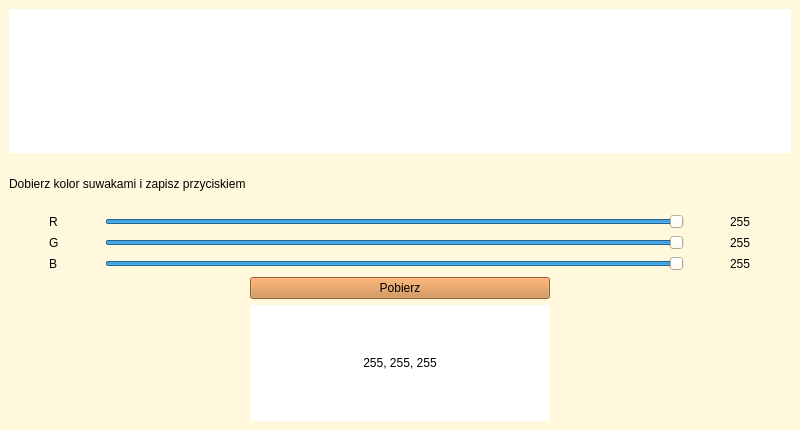
<?xml version="1.0" encoding="UTF-8"?>
<ui version="4.0">
 <class>MainWindow</class>
 <widget class="QMainWindow" name="MainWindow">
  <property name="geometry">
   <rect>
    <x>0</x>
    <y>0</y>
    <width>800</width>
    <height>430</height>
   </rect>
  </property>
  <property name="windowTitle">
   <string>Wzornik kolorów RGB. Wykonał 8-22403</string>
  </property>
  <property name="styleSheet">
   <string notr="true">background-color: cornsilk;color:black;</string>
  </property>
  <widget class="QWidget" name="centralwidget">
   <layout class="QVBoxLayout" name="verticalLayout" stretch="3,1,3,3">
    <item>
     <widget class="QLabel" name="rect_big">
      <property name="styleSheet">
       <string notr="true">background-color: rgb(255,255,255);</string>
      </property>
      <property name="text">
       <string/>
      </property>
     </widget>
    </item>
    <item>
     <widget class="QLabel" name="label_2">
      <property name="text">
       <string>Dobierz kolor suwakami i zapisz przyciskiem</string>
      </property>
     </widget>
    </item>
    <item>
     <layout class="QGridLayout" name="gridLayout" columnstretch="1,10,1">
      <item row="0" column="2">
       <widget class="QLabel" name="lbl_r">
        <property name="styleSheet">
         <string notr="true">margin: 0 auto;</string>
        </property>
        <property name="text">
         <string>255</string>
        </property>
       </widget>
      </item>
      <item row="1" column="0">
       <widget class="QLabel" name="label_5">
        <property name="styleSheet">
         <string notr="true">margin: 0 auto;</string>
        </property>
        <property name="text">
         <string>G</string>
        </property>
       </widget>
      </item>
      <item row="2" column="0">
       <widget class="QLabel" name="label_6">
        <property name="styleSheet">
         <string notr="true">margin: 0 auto;</string>
        </property>
        <property name="text">
         <string>B</string>
        </property>
       </widget>
      </item>
      <item row="0" column="1">
       <widget class="QSlider" name="slider_r">
        <property name="maximum">
         <number>255</number>
        </property>
        <property name="value">
         <number>255</number>
        </property>
        <property name="orientation">
         <enum>Qt::Horizontal</enum>
        </property>
       </widget>
      </item>
      <item row="0" column="0">
       <widget class="QLabel" name="label_3">
        <property name="styleSheet">
         <string notr="true">margin: 0 auto;</string>
        </property>
        <property name="text">
         <string>R</string>
        </property>
       </widget>
      </item>
      <item row="1" column="2">
       <widget class="QLabel" name="lbl_g">
        <property name="styleSheet">
         <string notr="true">margin: 0 auto;</string>
        </property>
        <property name="text">
         <string>255</string>
        </property>
       </widget>
      </item>
      <item row="2" column="2">
       <widget class="QLabel" name="lbl_b">
        <property name="styleSheet">
         <string notr="true">margin: 0 auto;</string>
        </property>
        <property name="text">
         <string>255</string>
        </property>
       </widget>
      </item>
      <item row="1" column="1">
       <widget class="QSlider" name="slider_g">
        <property name="maximum">
         <number>255</number>
        </property>
        <property name="value">
         <number>255</number>
        </property>
        <property name="orientation">
         <enum>Qt::Horizontal</enum>
        </property>
       </widget>
      </item>
      <item row="2" column="1">
       <widget class="QSlider" name="slider_b">
        <property name="maximum">
         <number>255</number>
        </property>
        <property name="value">
         <number>255</number>
        </property>
        <property name="orientation">
         <enum>Qt::Horizontal</enum>
        </property>
       </widget>
      </item>
     </layout>
    </item>
    <item>
     <layout class="QGridLayout" name="gridLayout_2" rowstretch="0,0" columnstretch="4,5,4">
      <item row="1" column="1">
       <widget class="QLabel" name="rect_small">
        <property name="styleSheet">
         <string notr="true">background-color: rgb(255,255,255);</string>
        </property>
        <property name="text">
         <string>255, 255, 255</string>
        </property>
        <property name="alignment">
         <set>Qt::AlignCenter</set>
        </property>
       </widget>
      </item>
      <item row="1" column="0">
       <spacer name="horizontalSpacer_2">
        <property name="orientation">
         <enum>Qt::Horizontal</enum>
        </property>
        <property name="sizeHint" stdset="0">
         <size>
          <width>40</width>
          <height>20</height>
         </size>
        </property>
       </spacer>
      </item>
      <item row="0" column="0">
       <spacer name="horizontalSpacer">
        <property name="orientation">
         <enum>Qt::Horizontal</enum>
        </property>
        <property name="sizeHint" stdset="0">
         <size>
          <width>40</width>
          <height>20</height>
         </size>
        </property>
       </spacer>
      </item>
      <item row="1" column="2">
       <spacer name="horizontalSpacer_3">
        <property name="orientation">
         <enum>Qt::Horizontal</enum>
        </property>
        <property name="sizeHint" stdset="0">
         <size>
          <width>40</width>
          <height>20</height>
         </size>
        </property>
       </spacer>
      </item>
      <item row="0" column="2">
       <spacer name="horizontalSpacer_4">
        <property name="orientation">
         <enum>Qt::Horizontal</enum>
        </property>
        <property name="sizeHint" stdset="0">
         <size>
          <width>40</width>
          <height>20</height>
         </size>
        </property>
       </spacer>
      </item>
      <item row="0" column="1">
       <widget class="QPushButton" name="btn_get_color">
        <property name="styleSheet">
         <string notr="true">background-color: peru;</string>
        </property>
        <property name="text">
         <string>Pobierz</string>
        </property>
       </widget>
      </item>
     </layout>
    </item>
   </layout>
  </widget>
 </widget>
 <resources/>
 <connections/>
</ui>
